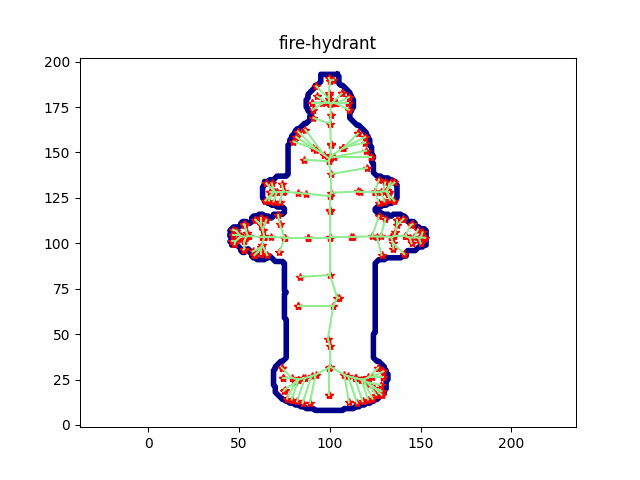
#> input picture skeleton/SkeletonWithBoundary_fire-hydrant.gif, 640 x 480 px, given as the content of the folder M-to-PY_Skel/original, which was not available
$ python make_coords.py
#> lines starting #> are read from the running program, lines starting #| are printed output that depends on the picture; after the words box and inside, x2 and y2 are one past the last pixel; in counts of white or black regions, pixels touching at a corner belong together; pictures that were not available may be replaced by others from this repository, and a replacement may not be noted
import os

import cv2
import matplotlib.pyplot as plt
import numpy as np


def get_pixel_coordinates(image, scale_x, scale_y):
    coords = []
    for y in range(image.shape[0]):
        for x in range(image.shape[1]):
            if np.any(image[y, x] != [255, 255, 255]):
                coords.append((x * scale_x, y * scale_y))
    return coords


# Define the target height
target_height = 200

# Directory with images
images_directory = "M-to-PY_Skel/original"

# Loop over all files in the directory
for filename in os.listdir(images_directory):
    if not filename.endswith(".txt"):  # Check file extension
        # Load the image
        image_path = os.path.join(images_directory, filename)
        image = cv2.imread(image_path)
#> image is the input picture: shape (480, 640, 3); mean B, G, R 244.9, 244.1, 246

        aspect_ratio = image.shape[1] / image.shape[0]
#> aspect_ratio = 1.33
        target_width = int(target_height * aspect_ratio)
#> target_width = 266

        # Calculate scale factors for x and y coordinates
        scale_x = target_width / image.shape[1]
#> scale_x = 0.416
        scale_y = target_height / image.shape[0]
#> scale_y = 0.417

        # Resize the image while keeping the aspect ratio
        resized_image = cv2.resize(image, (target_width, target_height))
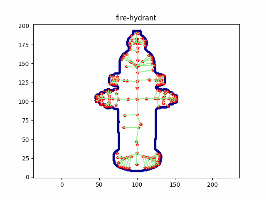
#> resized_image: shape (200, 266, 3); mean B, G, R 244.3, 243.5, 245.5

        # Convert the image to grayscale
        gray_image = cv2.cvtColor(resized_image, cv2.COLOR_BGR2GRAY)
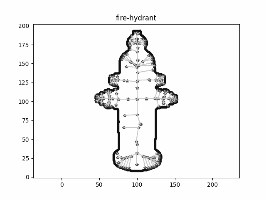
#> gray_image: shape (200, 266); min 1, max 254, mean 244.2

        # Apply edge detection
        edges = cv2.Canny(gray_image, threshold1=30, threshold2=100)
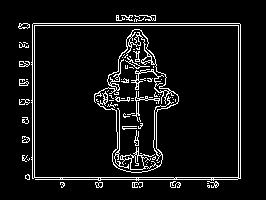
#> edges: shape (200, 266); 7.2% white in thin lines or dots, all inside (x1, y1, x2, y2) = (18, 15, 241, 188)

        # Find contours
        contours, _ = cv2.findContours(
            edges, cv2.RETR_EXTERNAL, cv2.CHAIN_APPROX_SIMPLE
        )
#> contours = 25 contours, 19 with area under 20; largest, box (x1, y1, x2, y2) and area: (31, 23, 241, 181) 32404, (18, 23, 30, 29) 44, (19, 61, 30, 67) 32, (95, 182, 103, 188) 30, (19, 79, 29, 86) 26, (134, 15, 156, 21) 26

        # Create a white image with the same dimensions as the resized image
        white_image = np.ones_like(resized_image) * 255

        # Draw blue contours on the white image
        cv2.drawContours(white_image, contours, -1, (255, 0, 0), 1)
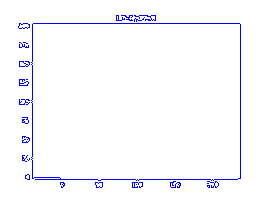
#> white_image: shape (200, 266, 3); mean of channels 0, 1, 2 255, 249, 249; drawn as B, G, R

        # Now we use matplotlib to plot the image and add axes.
        plt.figure(figsize=(5, 5))

        # Set up axes
        plt.axis([0, target_width, target_height, 0])

        # Display the image
        plt.imshow(cv2.cvtColor(white_image, cv2.COLOR_BGR2RGB))

        # Get the coordinates of all non-white pixels in the image
        coordinates = get_pixel_coordinates(white_image, scale_x, scale_y)
#> coordinates = 1258 pairs, first value 7.48 to 99.75, second value 6.25 to 77.92

        # Define the output text file path
        output_txt_path = image_path.rsplit(".", 1)[0] + ".txt"

        # Save the coordinates to a text file
        with open(output_txt_path, "w") as f:
            height = edges.shape[0]
#> height = 200
            for contour in contours:
                for point in contour:
                    f.write(
                        "{:.7e} {:.7e}\n".format(
                            float(point[0][0]), float(height - point[0][1])
                        )
                    )
#> this loop made 25 passes
#> contour on passes 2, 3, 15: [[136, 184]], [[207, 183], [208, 183]], [[26, 79], [27, 79]]
